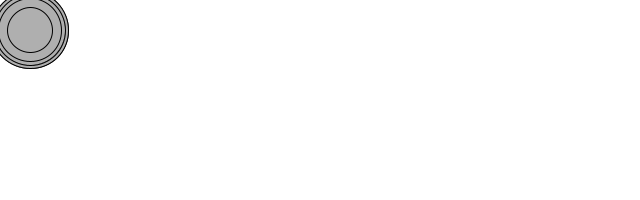
Frame 1 (no input)
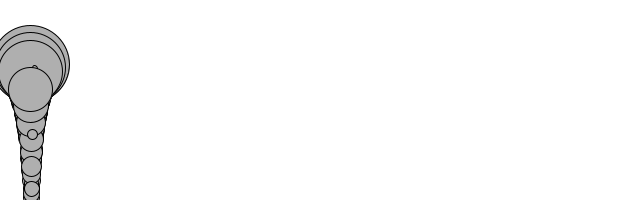
Frame 60 (the mouse pressed at the canvas centre just before this capture)
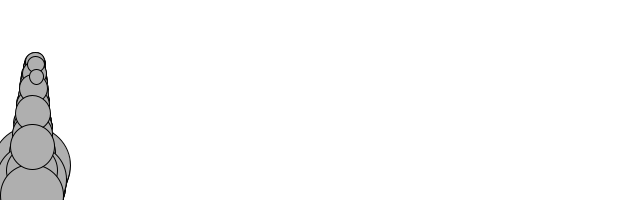
Frame 120 (the mouse held since frame 60 and released just before this capture)

The Processing sketch that drew these frames (run headless with seeded random() and noise(); from frame 60 on, the mouse is pressed at the canvas centre):

// Processing sketch: MoverWithForces
// ── MoverWithForces.pde
Mover[] movers = new Mover[100];

void setup() {
  size(640, 200);

  for (int ixMover = 0; ixMover < movers.length; ixMover++) {
    movers[ixMover] = new Mover(random(0.1, 5), 30, 30);//new Mover(random(0.1, 5), random(width), random(height));
  }
  background(255);
}

void draw() {
  background(255);

  PVector wind = new PVector(0.001, 0);
  
  //// We could scale gravity by mass to be more accurate.
  PVector gravity = new PVector(0, 0.1);

  for (int ixMover = 0; ixMover < movers.length; ixMover++) {
    
    // Apply a simplified version of friction: make up mu, and assume N is 1.
    float mu = 0.01;
    PVector friction = movers[ixMover].velocity.copy();
    friction.mult(-1); // Reverse the direction of velocity (equal and opposite force).
    friction.normalize(); // Convert to a unit vector; friction's magnitude only determined by coefficient of friction.
    friction.mult(mu);
    
    movers[ixMover].applyForce(friction);
    
    movers[ixMover].applyForce(wind);
    
    // Mimic gravity by multiplying our made up gravitational force by the object's mass so that
    //   when we compute acceleration due to gravity (i.e., F / m), the mass cancels out, and 
    //   every object ends up having the same acceleration due to gravity.
    //PVector gravity = new PVector(0, 0.1 * movers[ixMover].mass);
    movers[ixMover].applyForce(gravity);
    
    movers[ixMover].update();
    movers[ixMover].display();
    movers[ixMover].checkEdges();
  }
}

// ── Liquid.pde
class Liquid {
  float x;
  float y;
  float width;
  float height;
  float dragCoefficient;
  
  Liquid(float x, float y, float width, float height, float dragCoefficient) {
    this.x = x;
    this.y = y;
    this.width = width;
    this.height = height;
    this.dragCoefficient = dragCoefficient;
  }
  
  void display() {
    noStroke();
    fill(175);
    rect(x, y, width, height);
  }
}

// ── Mover.pde
class Mover {
  
  PVector location;
  PVector velocity;
  PVector acceleration;
  float mass;
 
  Mover(float mass, float initialX, float initialY) {
    this.mass = mass;
    location = new PVector(initialX, initialY);
    velocity = new PVector(0, 0);
    acceleration = new PVector(0, 0);
  }
  
  void applyForce(PVector force) {
    // Naive implementation:
    //acceleration = force;
    
    // Since we no longer assume mass is 1, F no longer equals A. Divide the applied force 
    //   by mass to get the acceleration.
    // Naive implementation: This modifies the instance. Use the static API to return a copy,
    //   leaving the original instance intact.
    //force.div(mass);
    PVector computedAccel = PVector.div(force, mass);
    
    // Add to acceleration, but we must remember to 0 it out in update after computing
    //   velocity and location, else it will rapidly grow unbounded.
    acceleration.add(computedAccel);
  }
  
  void update() {
    velocity.add(acceleration);
    location.add(velocity);
    
    // Clear acceleration so that we're not continually adding it in each frame in the
    //   applyForce function.
    acceleration.mult(0);
  }
  
  void display() {
    stroke(0);
    fill(175);
    ellipse(location.x, location.y, mass * 16, mass * 16);
  }
  
  void checkEdges() {
    if (location.x < 0) {
       location.x = 0;
       velocity.x *= -1;
    } else if (location.x > width) {
       location.x = width;
       velocity.x *= -1;
    }
    
    if (location.y < 0) {
       location.y = 0;
       velocity.y *= -1;
    } else if (location.y > height) {
       location.y = height;
       velocity.y *= -1;
    }
  }
  
  boolean isInsideLiquid(Liquid liquid) {
    if (location.x > liquid.x && location.x < (liquid.x + liquid.width) && location.y > liquid.y && location.y < (liquid.y + liquid.height)) {
      return true;
    }
    
    return false;
  }
  
  void drag(Liquid liquid) {
    float speed = velocity.mag();
    float dragMagnitude = liquid.dragCoefficient * speed * speed;
    
    PVector drag = velocity.copy();
    drag.mult(-1);
    drag.normalize();
    drag.mult(dragMagnitude);
    
    applyForce(drag);
  }
}
